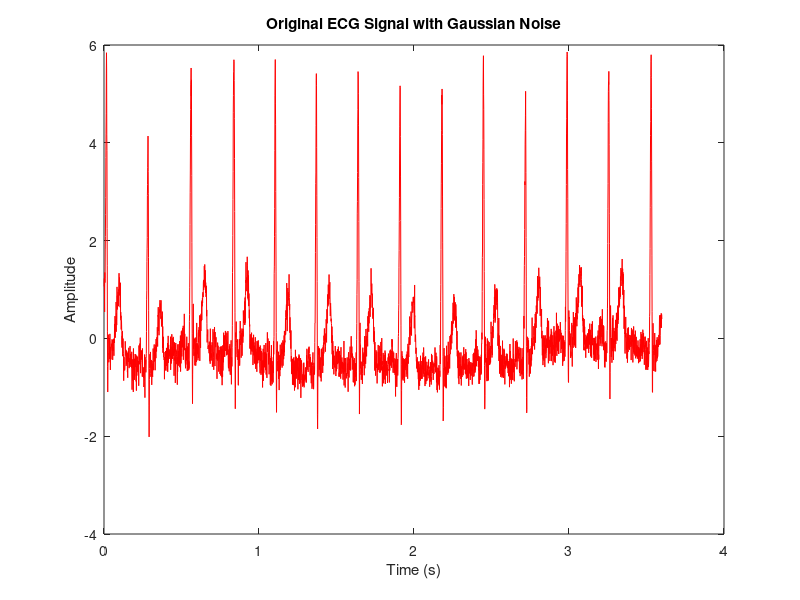
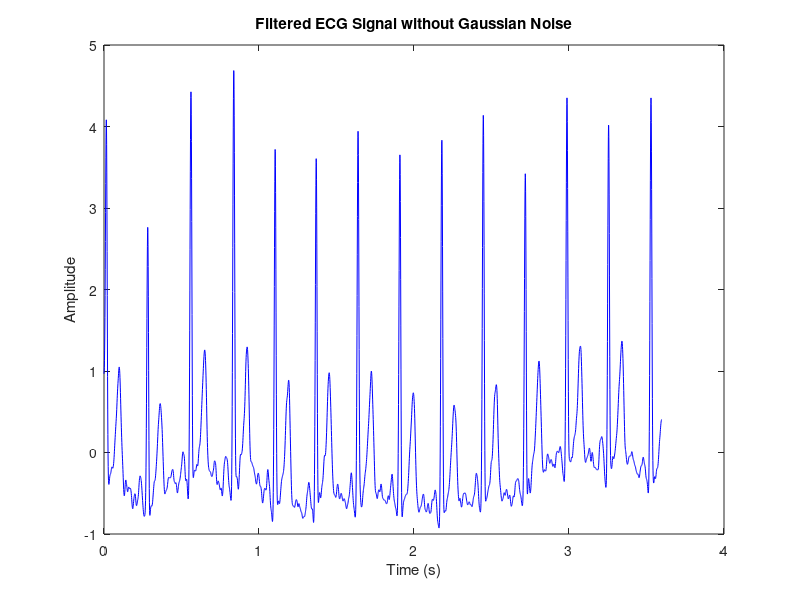

MATLAB code for these plots, in order:
% Load ECG signal data with Gaussian noise
load('Necg.csv'); % replace with your own ECG signal data

% Define filter parameters
fs = 1000; % sampling frequency (Hz)
fcut = 50; % cutoff frequency for lowpass filter (Hz)
order = 2; % order of the filter

% Design lowpass filter using Butterworth filter design
[b, a] = butter(order, fcut/(fs/2), 'low');

% Apply lowpass filter to ECG signal using filtfilt
ecg_filtered = filtfilt(b, a, Necg);

% Plot original ECG signal with Gaussian noise in red color
t = (0:length(Necg)-1)/fs; % time vector
figure;
plot(t, Necg, 'r');
xlabel('Time (s)');
ylabel('Amplitude');
title('Original ECG Signal with Gaussian Noise');

% Plot filtered ECG signal without Gaussian noise in blue color
figure;
plot(t, ecg_filtered, 'b');
xlabel('Time (s)');
ylabel('Amplitude');
title('Filtered ECG Signal without Gaussian Noise');
